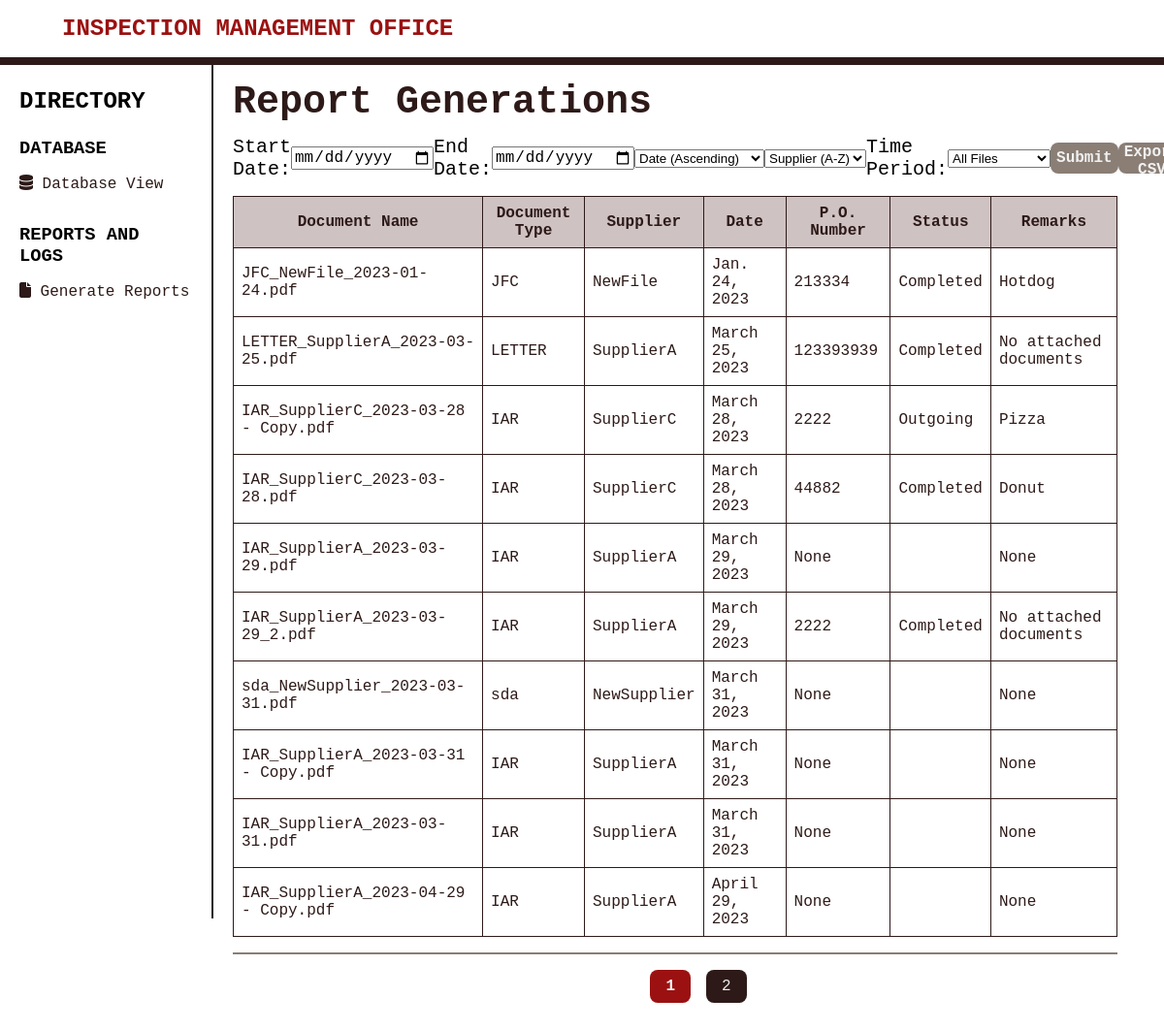
Before: /repgen/ with the older database file.
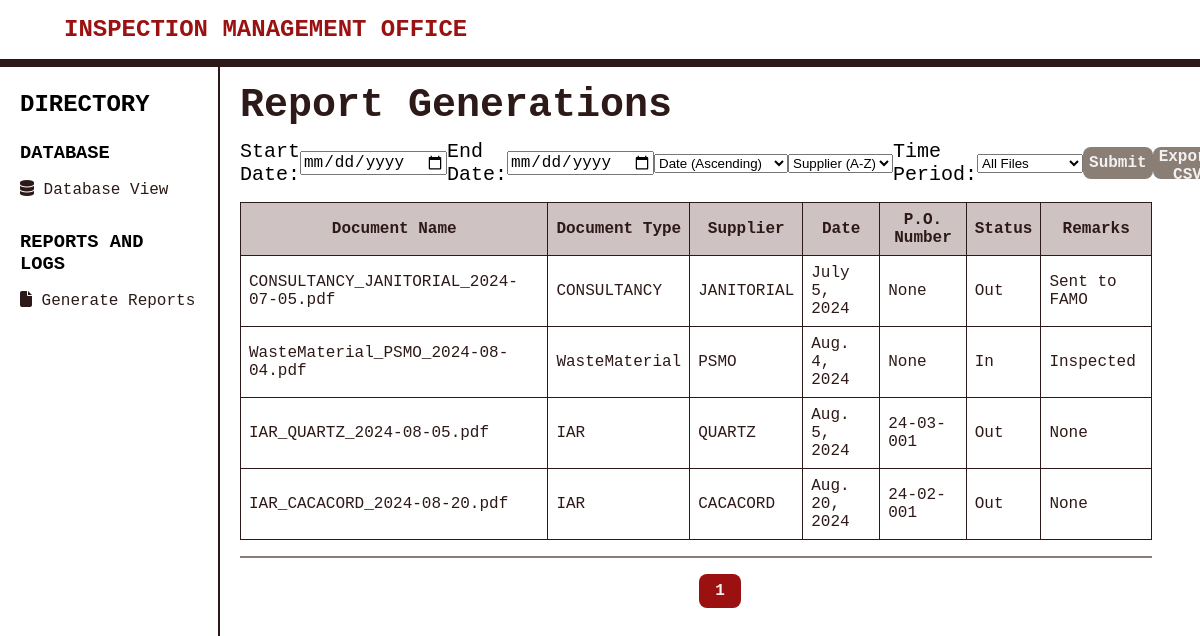
After: the same page with the newer database file.
### dobaMainApp/models.py (models this page shows, shortened)
class Document(models.Model):
    document_name = models.CharField(max_length=100)
    document_type = models.CharField(max_length=50)
    supplier = models.CharField(max_length=100)
    date = models.DateField()
    file_content = models.BinaryField(default=b'')
    file_path = models.CharField(max_length=512, default='')
    orig_docName = models.CharField(max_length=255, blank=True)
    remarks = models.TextField(blank=True, null=True)
    po_number = models.CharField(max_length=255, null=True, blank=True)
    STATUS_CHOICES = [
        ('In','In'),
        ('Out','Out'),
    ]
    status = models.CharField(max_length=15, choices=STATUS_CHOICES, default = '')

### dobaMainApp/views.py (the view, shortened to what this page needs)
# urls.py: path("repgen/", views.rep_gen, name = 'rep_gen'),
def rep_gen(request):
    error_message = None
    context = {}
    try:
        sort_date = request.GET.get('sort-date', None)
        sort_supplier = request.GET.get('sort-supplier', None)
        file_type = request.GET.getlist('file-type')
        start_date_str = request.GET.get('start_date', None)
        end_date_str = request.GET.get('end_date', None)
        time_period = request.GET.get('time-period', 'all-files')
        start_date = parse_date(start_date_str) if start_date_str else None
        end_date = parse_date(end_date_str) if end_date_str else None
        queryset = Document.objects.all()
        date_order = '-' if sort_date == 'descending' else ''
        supplier_order = '-' if sort_supplier == 'desc' else ''
        queryset = queryset.order_by(f'{date_order}date', f'{supplier_order}supplier')
        paginator = Paginator(queryset, 10)  # Show 10 documents per page
        page_number = request.GET.get('page')
        page_obj = paginator.get_page(page_number)
        context = {
            'page_obj': page_obj,
            'sort_date': sort_date,
            'sort_supplier': sort_supplier,
            'file_type': file_type,
            'start_date': start_date_str,
            'end_date': end_date_str,
            'time_period': time_period, }
    except Exception as e:
        error_message = "An error occurred: " + str(e)
        context['error_message'] = error_message
    return render(request, 'dobaMainPage/repgeny.html', context)

### dobaMainApp/templates/dobaMainPage/repgeny.html (shortened to what this page needs)
{% extends 'dobaMainPage/base.html' %} {% block content %}
{%load static%}
<div class="table_section">
  <h1>Report Generations</h1>
  <div class="filter_section">
    <form action="{% url 'rep_gen' %}" method="GET">
      <label for="start_date">Start Date:</label>
      <input type="date" id="start_date" name="start_date" value="{{start_date}}"/>
      <label for="end_date">End Date:</label>
      <input type="date" id="end_date" name="end_date" value="{{end_date}}"/>
      <select name="sort-date">
        <option value="ascending" {% if sort_date == "ascending" %}selected{% endif %}>Date (Ascending)</option>
      </select>
      <select name="sort-supplier">
        <option value="asc" {% if sort_supplier == "asc" %}selected{% endif %}>Supplier (A-Z)</option>
      </select>
      <label for="time-period">Time Period:</label>
      <select name="time-period">
        <option value="all-files" {% if time_period == "all-files" %}selected{% endif %}>All Files</option>
      </select>
      <button type="submit">Submit</button>
      <button type="submit" formaction="{% url 'export_csv' %}">Export CSV</button>
    </form>
  </div>
  <table>
    <thead>
      <tr>
        <th>Document Name</th>
        <th>Document Type</th>
        <th>Supplier</th>
        <th>Date</th>
        <th>P.O. Number</th>
        <th>Status</th>
        <th>Remarks</th>
      </tr>
    </thead>
    <tbody>
      {% for document in page_obj %}
      <tr>
        <td>{{ document.document_name }}</td>
        <td>{{ document.document_type }}</td>
        <td>{{ document.supplier }}</td>
        <td>{{ document.date }}</td>
        <td>{{ document.po_number}}</td>
        <td>{{ document.status}}</td>
        <td>{{ document.remarks}}</td>
      </tr>
      {% endfor %}
    </tbody>
  </table>
</div>
<div class="pagination">
  <ul class="page">
    {% for i in page_obj.paginator.page_range %}
      {% if page_obj.number == i %}
      <a
      href="?page={{ i }}&start_date={{ start_date }}&end_date={{ end_date }}&sort-date={{ sort_date }}&sort-supplier={{ sort_supplier }}&time-period={{ time_period }}"class="active">
          <li>{{ i }}</li>
        </a>
      {% elif i > page_obj.number|add:"-3" and i < page_obj.number|add:"3" %}
        <a href="?page={{ i }}&start_date={{ start_date }}&end_date={{ end_date }}&sort-date={{ sort_date }}&sort-supplier={{ sort_supplier }}&time-period={{ time_period }}">
          <li>{{ i }}</li>
        </a>
      {% endif %}
    {% endfor %}
  </ul>
</div>
{% endblock %}

### dobaMainApp/templates/dobaMainPage/base.html (shortened to what this page needs)
<!DOCTYPE html>
<html>
<link rel="stylesheet" type="text/css" href="/static/css/frontpage.css" />
<link rel="stylesheet" href="https://cdnjs.cloudflare.com/ajax/libs/font-awesome/6.5.1/css/all.min.css"
 />
<body>
  <div class="topnav">
    <a href="#IMO">INSPECTION MANAGEMENT OFFICE</a>
  </div>
  <div class="divider"></div>
  <div class="sidebar">
    <h2>DIRECTORY</h2>
    <h3>DATABASE</h3>
    <a href="{% url 'doc_update' %}" class="button"><i class="fa-solid fa-database"></i> Database View</a>
    <h3>REPORTS AND LOGS</h6>
      <a href="{% url 'rep_gen' %}" class="button"><i class="fa-solid fa-file"></i> Generate Reports</a>
  </div>
  <div class="content_section">{% block content %} {% endblock %}</div>
</body>
</html>

### dobaMainApp/static/css/frontpage.css (style rules this page uses)
body { margin: 0; padding: 0; font-family: Monaco, monospace; }
h1 { margin: 32px 360px; font-size: 56px; }
h2, h3 { margin-top: 24px; margin-bottom: 8px; }
.divider { background-color: #2d1a18; height: 8px; }
.content_section { width: 80%; margin-left: 20%; padding: 16px 0px; }

Changed rows visible on the page:
removed Document: document_name "JFC_NewFile_2023-01-24.pdf", document_type "JFC", supplier "NewFile", date "Jan. 24, 2023", po_number "213334", status "Completed", remarks "Hotdog"
removed Document: document_name "LETTER_SupplierA_2023-03-25.pdf", document_type "LETTER", supplier "SupplierA", date "March 25, 2023", po_number "123393939", status "Completed", remarks "No attached documents"
removed Document: document_name "IAR_SupplierC_2023-03-28 - Copy.pdf", document_type "IAR", supplier "SupplierC", date "March 28, 2023", po_number "2222", status "Outgoing", remarks "Pizza"
removed Document: document_name "IAR_SupplierC_2023-03-28.pdf", document_type "IAR", supplier "SupplierC", date "March 28, 2023", po_number "44882", status "Completed", remarks "Donut"
removed Document: document_name "IAR_SupplierA_2023-03-29.pdf", document_type "IAR", supplier "SupplierA", date "March 29, 2023", po_number "None", remarks "None"
removed Document: document_name "IAR_SupplierA_2023-03-29_2.pdf", document_type "IAR", supplier "SupplierA", date "March 29, 2023", po_number "2222", status "Completed", remarks "No attached documents"
removed Document: document_name "sda_NewSupplier_2023-03-31.pdf", document_type "sda", supplier "NewSupplier", date "March 31, 2023", po_number "None", remarks "None"
removed Document: document_name "IAR_SupplierA_2023-03-31 - Copy.pdf", document_type "IAR", supplier "SupplierA", date "March 31, 2023", po_number "None", remarks "None"
removed Document: document_name "IAR_SupplierA_2023-03-31.pdf", document_type "IAR", supplier "SupplierA", date "March 31, 2023", po_number "None", remarks "None"
removed Document: document_name "IAR_SupplierA_2023-04-29 - Copy.pdf", document_type "IAR", supplier "SupplierA", date "April 29, 2023", po_number "None", remarks "None"
added Document: document_name "CONSULTANCY_JANITORIAL_2024-07-05.pdf", document_type "CONSULTANCY", supplier "JANITORIAL", date "July 5, 2024", po_number "None", status "Out", remarks "Sent to FAMO"
added Document: document_name "WasteMaterial_PSMO_2024-08-04.pdf", document_type "WasteMaterial", supplier "PSMO", date "Aug. 4, 2024", po_number "None", status "In", remarks "Inspected"
added Document: document_name "IAR_QUARTZ_2024-08-05.pdf", document_type "IAR", supplier "QUARTZ", date "Aug. 5, 2024", po_number "24-03-001", status "Out", remarks "None"
added Document: document_name "IAR_CACACORD_2024-08-20.pdf", document_type "IAR", supplier "CACACORD", date "Aug. 20, 2024", po_number "24-02-001", status "Out", remarks "None"
Other visible differences:
list line gone: "2"
